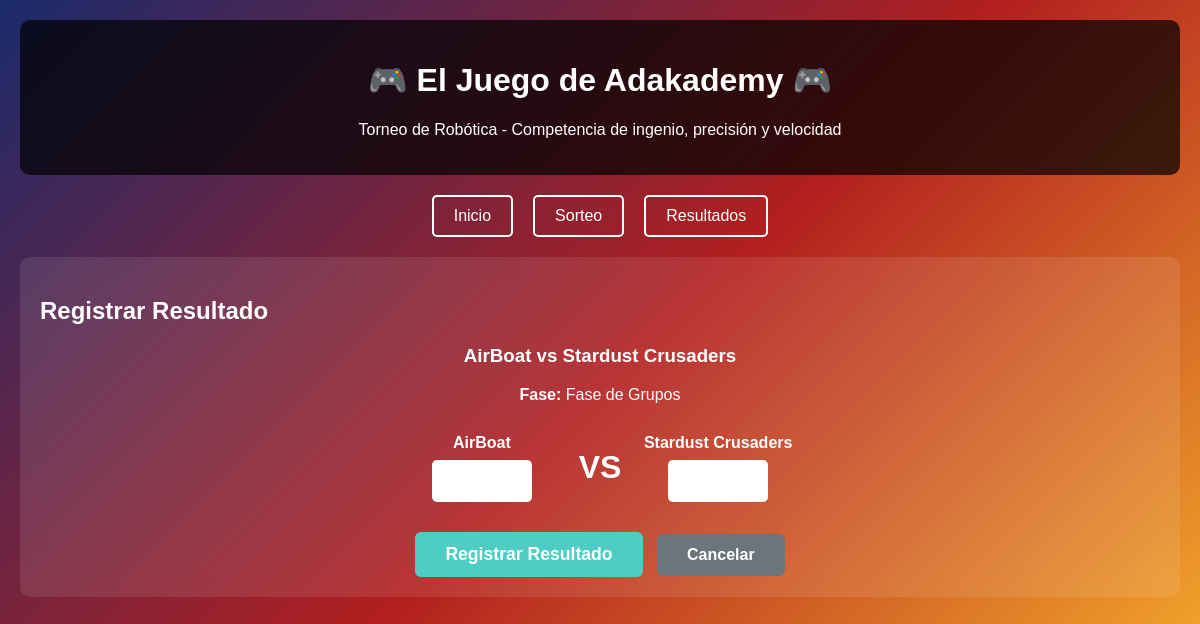
The app's page /registrar-resultado/21/ with its own data.
### torneoapp/models.py (models this page shows, shortened)
class Partido(models.Model):
    ESTADOS = [
        ('P', 'Programado'),
        ('E', 'En curso'),
        ('F', 'Finalizado'),
    ]
    FASE_CHOICES = [
        ('GRUPOS', 'Fase de Grupos'),
        ('SEMIFINAL', 'Semifinal'),
        ('FINAL', 'Final'),
    ]
    equipo1 = models.ForeignKey(Equipo, on_delete=models.CASCADE, related_name='partidos_equipo1')
    equipo2 = models.ForeignKey(Equipo, on_delete=models.CASCADE, related_name='partidos_equipo2')
    reto = models.ForeignKey(Reto, on_delete=models.CASCADE, null=True, blank=True)
    estado = models.CharField(max_length=1, choices=ESTADOS, default='P')
    ganador = models.ForeignKey(Equipo, on_delete=models.CASCADE, null=True, blank=True, related_name='partidos_ganados')
    fase = models.CharField(max_length=10, choices=FASE_CHOICES, default='GRUPOS')
    resultado_equipo1 = models.IntegerField(default=0)
    resultado_equipo2 = models.IntegerField(default=0)
    creado_en = models.DateTimeField(auto_now_add=True)

class Equipo(models.Model):
    nombre = models.CharField(max_length=100)
    escuela = models.CharField(max_length=100, blank=True)
    puntos = models.IntegerField(default=0)
    creado_en = models.DateTimeField(auto_now_add=True)
    def __str__(self):
        return self.nombre

### torneoapp/views.py (the view, shortened to what this page needs)
# urls.py: path('registrar-resultado/<int:partido_id>/', views.registrar_resultado, name='registrar_resultado'),
def registrar_resultado(request, partido_id):
    partido = get_object_or_404(Partido, id=partido_id)
    context = {
        'partido': partido,
    }
    return render(request, 'registrar_resultado.html', context)

### templates/registrar_resultado.html (shortened to what this page needs)
{% extends 'base.html' %}
{% block content %}
<div class="card">
    <h2>Registrar Resultado</h2>
    <div style="text-align: center; margin: 20px 0;">
        <h3>{{ partido.equipo1 }} vs {{ partido.equipo2 }}</h3>
        <p><strong>Fase:</strong> {{ partido.get_fase_display }}</p>
    </div>
    <form method="post" style="max-width: 400px; margin: 0 auto;">
        <div style="display: grid; grid-template-columns: 1fr auto 1fr; gap: 15px; align-items: center; margin: 30px 0;">
            <div style="text-align: center;">
                <label style="display: block; margin-bottom: 8px; font-weight: bold;">{{ partido.equipo1 }}</label>
                <input type="number" name="resultado1" min="0" max="10" required
                       style="width: 80px; padding: 10px; text-align: center; border: none; border-radius: 5px; font-size: 1.2em;">
            </div>
            <div style="text-align: center; font-size: 2em; font-weight: bold;">VS</div>
            <div style="text-align: center;">
                <label style="display: block; margin-bottom: 8px; font-weight: bold;">{{ partido.equipo2 }}</label>
                <input type="number" name="resultado2" min="0" max="10" required
                       style="width: 80px; padding: 10px; text-align: center; border: none; border-radius: 5px; font-size: 1.2em;">
            </div>
        </div>
        <div style="text-align: center; margin-top: 30px;">
            <button type="submit" style="background: #4ecdc4; color: white; padding: 12px 30px; border: none; border-radius: 6px; font-size: 1.1em; font-weight: bold; cursor: pointer;">
                Registrar Resultado
            </button>
            <a href="{% url 'resultados_sorteo' %}" style="display: inline-block; background: #6c757d; color: white; padding: 12px 30px; border-radius: 6px; text-decoration: none; font-weight: bold; margin-left: 10px;">
                Cancelar
            </a>
        </div>
    </form>
</div>
{% endblock %}

### templates/base.html (style rules this page uses)
body { font-family: 'Arial', sans-serif; margin: 0; padding: 0; background: linear-gradient(135deg, #1a2a6c, #b21f1f, #fdbb2d); color: white; min-height: 100vh; }
.card { background: rgba(255,255,255,0.1); border-radius: 10px; padding: 20px; margin: 20px 0; backdrop-filter: blur(10px); }
button { background: #fdbb2d; color: #1a2a6c; border: none; padding: 10px 20px; border-radius: 5px; cursor: pointer; font-weight: bold; transition: all 0.3s; }

### records on screen
Partido: equipo1 "AirBoat", equipo2 "Stardust Crusaders", fase "Fase de Grupos"
